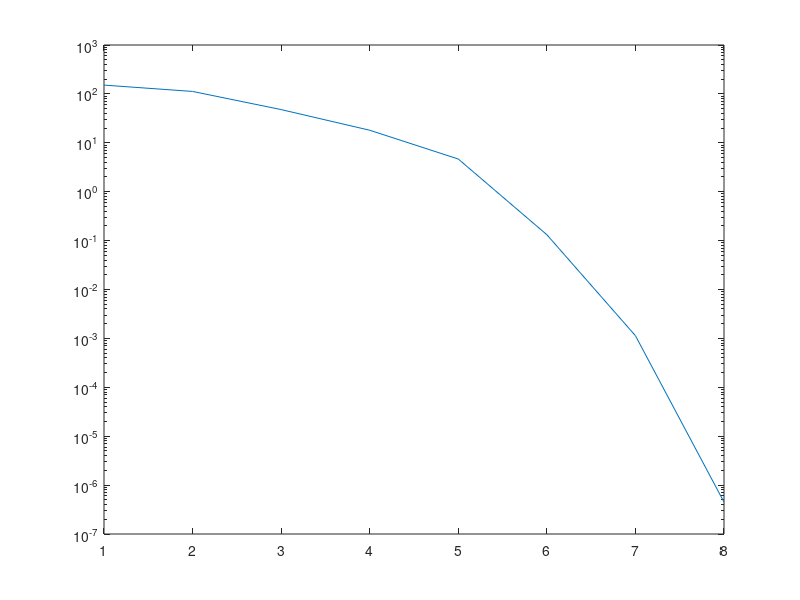

This chart was generated by the following MATLAB code:

clear all;

iter = 1000;
nu = .0000001;
beta = .5;
alpha = .01;
n = 100;
m = 200;
x = zeros(n, 1);
A = randn(m,n);

NTTOL = 1e-8;

x = zeros(n,1);

V = []
I = []
for i = 1:iter
    f = -sum(log(1-A*x)) - sum(log(1+x)) - sum(log(1-x));
    d = 1./(1-A*x);
    grad = A'*d - 1./(1+x) + 1./(1-x);
    hessian = A'*diag(d.^2)*A + diag(1./(1+x).^2 + 1./(1-x).^2);
    dir = -hessian\grad;
    fprime = grad'*dir;
    if abs(fprime) < nu
        break;
    end
    t = 1; 
    while ((max(A*(x+t*dir)) >= 1) || (max(abs(x+t*dir)) >= 1))
        t = beta*t;
    end
    while ( -sum(log(1-A*(x+t*dir))) - sum(log(1-(x+t*dir).^2)) > f + alpha*t*fprime )
        t = beta*t;
    end
    x = x+t*dir;
    V = [V; f];
    I = [I ; i];
end

f_minus_p = [];
for i = 1:length(V)
    diff = V(i) - f
    f_minus_p = [f_minus_p; diff]
end
f_minus_p
I
semilogy(I, f_minus_p)